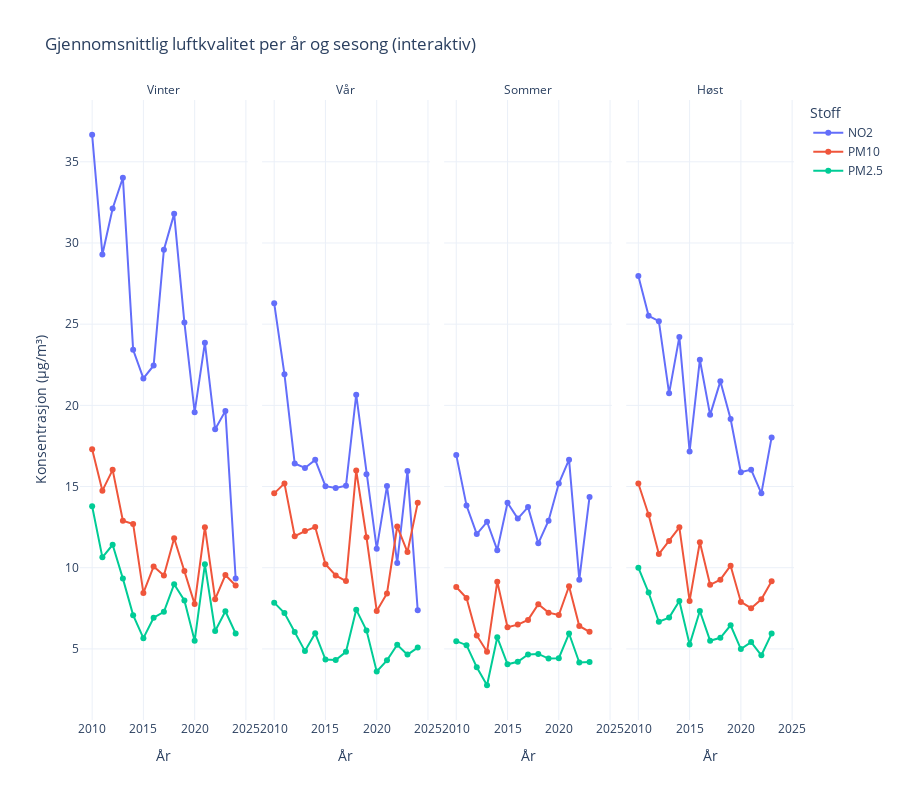

This figure's notebook cell:
### Markdown cell above
### Interaktiv visualisering av værdata

Interaktive grafer med Plotly lar oss utforske værdata dynamisk. Brukeren kan velge spesifikke perioder og variabler, og dermed utforske datasettet dypere enn med statiske visualiseringer.

### Code cell
from nilu_interactive_visualization import vis_luftkvalitet_per_sesong
vis_luftkvalitet_per_sesong(json_data_path)

### Figure 1 — Plotly figure (JSON) as saved in the notebook; plotly's stock layout.template omitted (floating-point values rounded to 4 significant figures)
{"data": [{"hovertemplate": "Pollutant=NO2<br>season=Vinter<br>År=%{x}<br>Konsentrasjon (µg/m³)=%{y}<extra></extra>", "legendgroup": "NO2", "line": {"color": "#636efa", "dash": "solid"}, "marker": {"symbol": "circle"}, "mode": "lines+markers", "name": "NO2", "orientation": "v", "showlegend": true, "type": "scatter", "x": [2010, 2011, 2012, 2013, 2014, 2015, 2016, 2017, 2018, 2019, 2020, 2021, 2022, 2023, 2024], "xaxis": "x", "y": [36.67, 29.29, 32.13, 34.02, 23.42, 21.66, 22.46, 29.59, 31.79, 25.1, 19.58, 23.86, 18.52, 19.66, 9.333], "yaxis": "y"}, {"hovertemplate": "Pollutant=PM10<br>season=Vinter<br>År=%{x}<br>Konsentrasjon (µg/m³)=%{y}<extra></extra>", "legendgroup": "PM10", "line": {"color": "#EF553B", "dash": "solid"}, "marker": {"symbol": "circle"}, "mode": "lines+markers", "name": "PM10", "orientation": "v", "showlegend": true, "type": "scatter", "x": [2010, 2011, 2012, 2013, 2014, 2015, 2016, 2017, 2018, 2019, 2020, 2021, 2022, 2023, 2024], "xaxis": "x", "y": [17.29, 14.75, 16.03, 12.9, 12.7, 8.448, 10.08, 9.524, 11.81, 9.793, 7.761, 12.5, 8.066, 9.545, 8.903], "yaxis": "y"}, {"hovertemplate": "Pollutant=PM2.5<br>season=Vinter<br>År=%{x}<br>Konsentrasjon (µg/m³)=%{y}<extra></extra>", "legendgroup": "PM2.5", "line": {"color": "#00cc96", "dash": "solid"}, "marker": {"symbol": "circle"}, "mode": "lines+markers", "name": "PM2.5", "orientation": "v", "showlegend": true, "type": "scatter", "x": [2010, 2011, 2012, 2013, 2014, 2015, 2016, 2017, 2018, 2019, 2020, 2021, 2022, 2023, 2024], "xaxis": "x", "y": [13.79, 10.64, 11.42, 9.33, 7.08, 5.662, 6.919, 7.287, 8.986, 7.983, 5.498, 10.21, 6.104, 7.318, 5.948], "yaxis": "y"}, {"hovertemplate": "Pollutant=NO2<br>season=Vår<br>År=%{x}<br>Konsentrasjon (µg/m³)=%{y}<extra></extra>", "legendgroup": "NO2", "line": {"color": "#636efa", "dash": "solid"}, "marker": {"symbol": "circle"}, "mode": "lines+markers", "name": "NO2", "orientation": "v", "showlegend": false, "type": "scatter", "x": [2010, 2011, 2012, 2013, 2014, 2015, 2016, 2017, 2018, 2019, 2020, 2021, 2022, 2023, 2024], "xaxis": "x2", "y": [26.28, 21.91, 16.42, 16.15, 16.64, 15.02, 14.91, 15.05, 20.66, 15.75, 11.17, 15.03, 10.3, 15.96, 7.377], "yaxis": "y2"}, {"hovertemplate": "Pollutant=PM10<br>season=Vår<br>År=%{x}<br>Konsentrasjon (µg/m³)=%{y}<extra></extra>", "legendgroup": "PM10", "line": {"color": "#EF553B", "dash": "solid"}, "marker": {"symbol": "circle"}, "mode": "lines+markers", "name": "PM10", "orientation": "v", "showlegend": false, "type": "scatter", "x": [2010, 2011, 2012, 2013, 2014, 2015, 2016, 2017, 2018, 2019, 2020, 2021, 2022, 2023, 2024], "xaxis": "x2", "y": [14.58, 15.19, 11.94, 12.26, 12.5, 10.22, 9.527, 9.175, 15.99, 11.88, 7.337, 8.415, 12.54, 10.97, 14.0], "yaxis": "y2"}, {"hovertemplate": "Pollutant=PM2.5<br>season=Vår<br>År=%{x}<br>Konsentrasjon (µg/m³)=%{y}<extra></extra>", "legendgroup": "PM2.5", "line": {"color": "#00cc96", "dash": "solid"}, "marker": {"symbol": "circle"}, "mode": "lines+markers", "name": "PM2.5", "orientation": "v", "showlegend": false, "type": "scatter", "x": [2010, 2011, 2012, 2013, 2014, 2015, 2016, 2017, 2018, 2019, 2020, 2021, 2022, 2023, 2024], "xaxis": "x2", "y": [7.851, 7.205, 6.041, 4.865, 5.958, 4.342, 4.312, 4.818, 7.417, 6.142, 3.61, 4.295, 5.256, 4.649, 5.08], "yaxis": "y2"}, {"hovertemplate": "Pollutant=NO2<br>season=Sommer<br>År=%{x}<br>Konsentrasjon (µg/m³)=%{y}<extra></extra>", "legendgroup": "NO2", "line": {"color": "#636efa", "dash": "solid"}, "marker": {"symbol": "circle"}, "mode": "lines+markers", "name": "NO2", "orientation": "v", "showlegend": false, "type": "scatter", "x": [2010, 2011, 2012, 2013, 2014, 2015, 2016, 2017, 2018, 2019, 2020, 2021, 2022, 2023], "xaxis": "x3", "y": [16.94, 13.83, 12.07, 12.83, 11.08, 14.01, 13.03, 13.73, 11.5, 12.9, 15.19, 16.65, 9.265, 14.36], "yaxis": "y3"}, {"hovertemplate": "Pollutant=PM10<br>season=Sommer<br>År=%{x}<br>Konsentrasjon (µg/m³)=%{y}<extra></extra>", "legendgroup": "PM10", "line": {"color": "#EF553B", "dash": "solid"}, "marker": {"symbol": "circle"}, "mode": "lines+markers", "name": "PM10", "orientation": "v", "showlegend": false, "type": "scatter", "x": [2010, 2011, 2012, 2013, 2014, 2015, 2016, 2017, 2018, 2019, 2020, 2021, 2022, 2023], "xaxis": "x3", "y": [8.816, 8.135, 5.829, 4.821, 9.14, 6.339, 6.497, 6.788, 7.751, 7.234, 7.083, 8.858, 6.414, 6.055], "yaxis": "y3"}, {"hovertemplate": "Pollutant=PM2.5<br>season=Sommer<br>År=%{x}<br>Konsentrasjon (µg/m³)=%{y}<extra></extra>", "legendgroup": "PM2.5", "line": {"color": "#00cc96", "dash": "solid"}, "marker": {"symbol": "circle"}, "mode": "lines+markers", "name": "PM2.5", "orientation": "v", "showlegend": false, "type": "scatter", "x": [2010, 2011, 2012, 2013, 2014, 2015, 2016, 2017, 2018, 2019, 2020, 2021, 2022, 2023], "xaxis": "x3", "y": [5.477, 5.231, 3.876, 2.762, 5.716, 4.05, 4.206, 4.662, 4.691, 4.404, 4.431, 5.948, 4.158, 4.188], "yaxis": "y3"}, {"hovertemplate": "Pollutant=NO2<br>season=Høst<br>År=%{x}<br>Konsentrasjon (µg/m³)=%{y}<extra></extra>", "legendgroup": "NO2", "line": {"color": "#636efa", "dash": "solid"}, "marker": {"symbol": "circle"}, "mode": "lines+markers", "name": "NO2", "orientation": "v", "showlegend": false, "type": "scatter", "x": [2010, 2011, 2012, 2013, 2014, 2015, 2016, 2017, 2018, 2019, 2020, 2021, 2022, 2023], "xaxis": "x4", "y": [27.96, 25.51, 25.18, 20.74, 24.22, 17.16, 22.81, 19.42, 21.48, 19.16, 15.89, 16.04, 14.58, 18.03], "yaxis": "y4"}, {"hovertemplate": "Pollutant=PM10<br>season=Høst<br>År=%{x}<br>Konsentrasjon (µg/m³)=%{y}<extra></extra>", "legendgroup": "PM10", "line": {"color": "#EF553B", "dash": "solid"}, "marker": {"symbol": "circle"}, "mode": "lines+markers", "name": "PM10", "orientation": "v", "showlegend": false, "type": "scatter", "x": [2010, 2011, 2012, 2013, 2014, 2015, 2016, 2017, 2018, 2019, 2020, 2021, 2022, 2023], "xaxis": "x4", "y": [15.19, 13.27, 10.84, 11.64, 12.49, 7.956, 11.57, 8.951, 9.267, 10.13, 7.892, 7.507, 8.056, 9.172], "yaxis": "y4"}, {"hovertemplate": "Pollutant=PM2.5<br>season=Høst<br>År=%{x}<br>Konsentrasjon (µg/m³)=%{y}<extra></extra>", "legendgroup": "PM2.5", "line": {"color": "#00cc96", "dash": "solid"}, "marker": {"symbol": "circle"}, "mode": "lines+markers", "name": "PM2.5", "orientation": "v", "showlegend": false, "type": "scatter", "x": [2010, 2011, 2012, 2013, 2014, 2015, 2016, 2017, 2018, 2019, 2020, 2021, 2022, 2023], "xaxis": "x4", "y": [10.0, 8.471, 6.672, 6.93, 7.956, 5.266, 7.335, 5.508, 5.686, 6.457, 4.992, 5.421, 4.609, 5.942], "yaxis": "y4"}], "layout": {"annotations": [{"font": {}, "showarrow": false, "text": "Vinter", "x": 0.1175, "xanchor": "center", "xref": "paper", "y": 1, "yanchor": "bottom", "yref": "paper"}, {"font": {}, "showarrow": false, "text": "Vår", "x": 0.3725, "xanchor": "center", "xref": "paper", "y": 1, "yanchor": "bottom", "yref": "paper"}, {"font": {}, "showarrow": false, "text": "Sommer", "x": 0.6275, "xanchor": "center", "xref": "paper", "y": 1, "yanchor": "bottom", "yref": "paper"}, {"font": {}, "showarrow": false, "text": "Høst", "x": 0.8825, "xanchor": "center", "xref": "paper", "y": 1, "yanchor": "bottom", "yref": "paper"}], "height": 800, "hovermode": "x unified", "legend": {"title": {"text": "Stoff"}, "tracegroupgap": 0}, "title": {"text": "Gjennomsnittlig luftkvalitet per år og sesong (interaktiv)"}, "xaxis": {"anchor": "y", "domain": [0, 0.235], "title": {"text": "År"}}, "xaxis2": {"anchor": "y2", "domain": [0.255, 0.49], "matches": "x", "title": {"text": "År"}}, "xaxis3": {"anchor": "y3", "domain": [0.51, 0.745], "matches": "x", "title": {"text": "År"}}, "xaxis4": {"anchor": "y4", "domain": [0.765, 1.0], "matches": "x", "title": {"text": "År"}}, "yaxis": {"anchor": "x", "domain": [0, 1], "title": {"text": "Konsentrasjon (µg/m³)"}}, "yaxis2": {"anchor": "x2", "domain": [0, 1], "matches": "y", "showticklabels": false}, "yaxis3": {"anchor": "x3", "domain": [0, 1], "matches": "y", "showticklabels": false}, "yaxis4": {"anchor": "x4", "domain": [0, 1], "matches": "y", "showticklabels": false}}}
